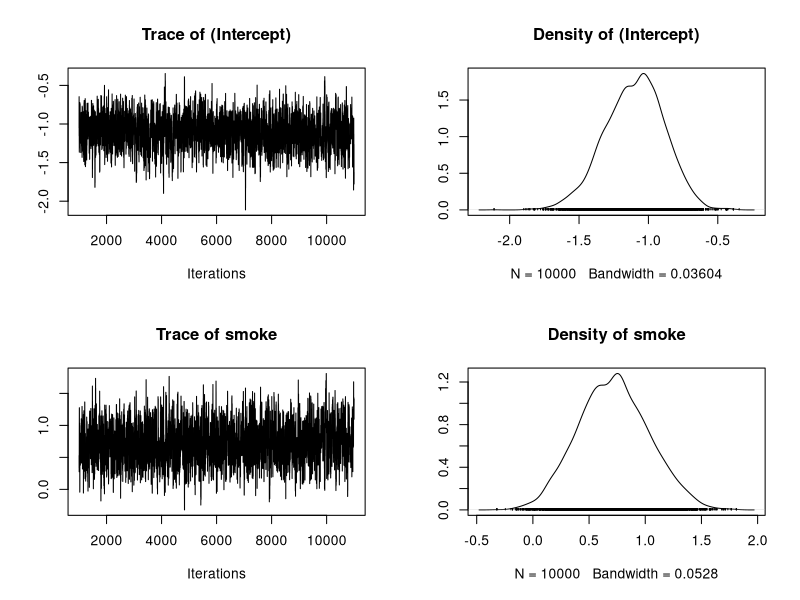
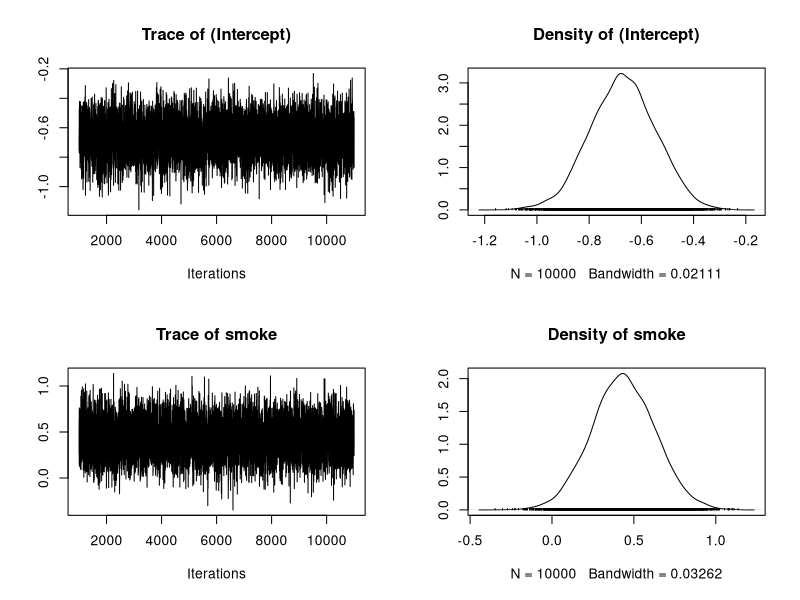

Write R code to recreate these figures, in order.
setwd("C:/Users/gk249/Downloads/Bayesian workshop/Data and codes")

library(MCMCpack)
data(birthwt)

names(birthwt)
birthwt

MCMCpack.Logit <- MCMClogit(low~smoke, data=birthwt)
   plot(MCMCpack.Logit)
   summary(MCMCpack.Logit)



MCMCpack.Probit <- MCMCprobit(low~smoke, data=birthwt)
   plot(MCMCpack.Probit)
   summary(MCMCpack.Probit)
